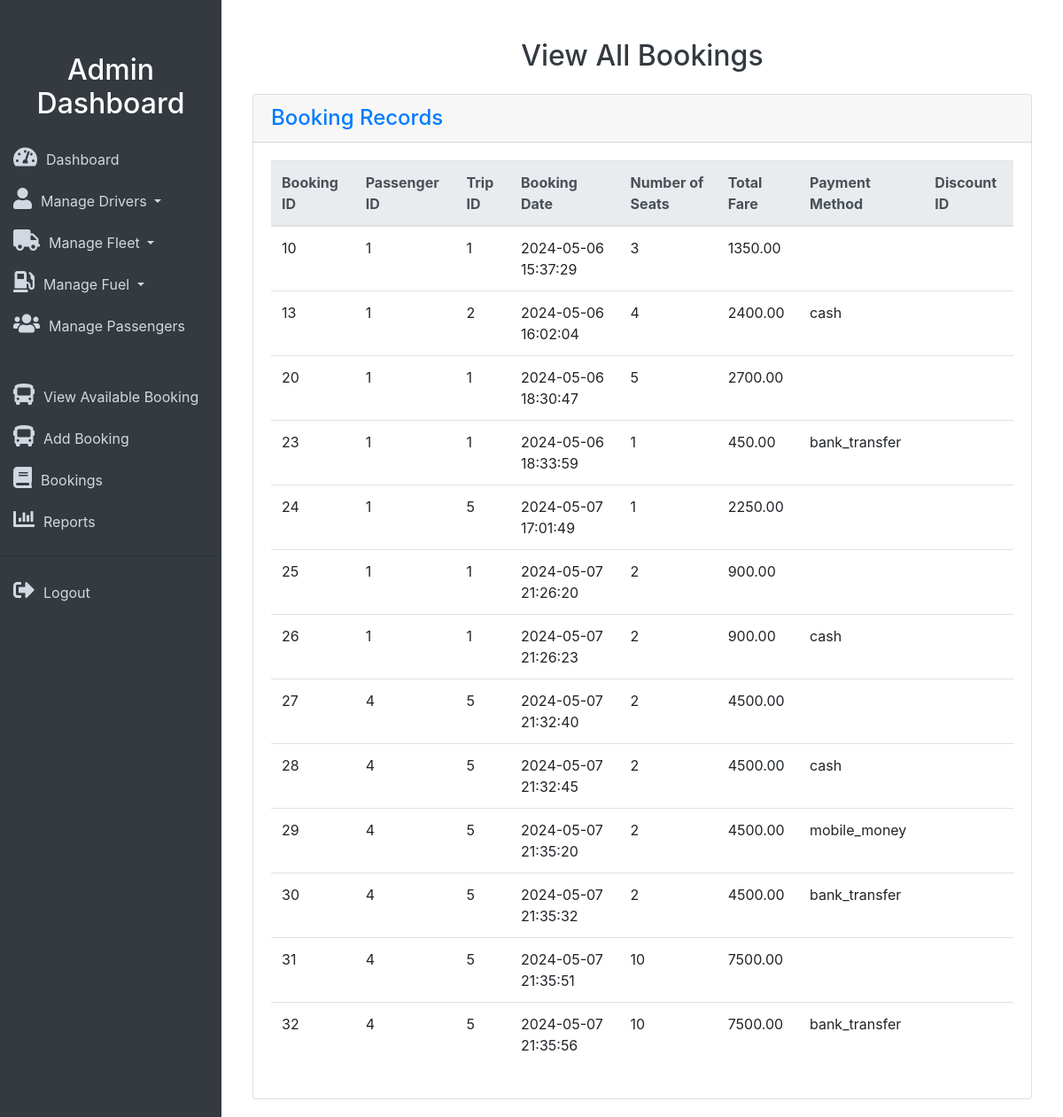
The app's page /admin/adminviewbook.php (signed in) with its own data.
### tables this page shows
CREATE TABLE `bookings` (
  `BookingID` int(11) NOT NULL,
  `PassengerID` int(11) NOT NULL,
  `TripID` int(11) NOT NULL,
  `BookingDate` timestamp NOT NULL DEFAULT current_timestamp(),
  `NumSeatsBooked` int(11) NOT NULL,
  `TotalFare` decimal(10,2) NOT NULL,
  `PaymentMethod` varchar(50) NOT NULL,
  `DiscountID` int(11) DEFAULT NULL
);

### admin/adminviewbook.php (the view, shortened to what this page needs)
<!DOCTYPE html>
<html lang="en">
<head>
    <link rel="stylesheet" href="https://stackpath.bootstrapcdn.com/bootstrap/4.5.2/css/bootstrap.min.css">
    <link rel="stylesheet" href="https://cdnjs.cloudflare.com/ajax/libs/font-awesome/5.15.4/css/all.min.css">
    <link rel="stylesheet" href="css/style.css">
</head>
<body>
    <div class="sidebar">
        <h2>Admin Dashboard</h2>
        <a href="admindashboard.php"><i class="fas fa-tachometer-alt icon"></i>Dashboard</a>
        <div class="dropdown">
            <a href="#" class="dropdown-toggle" id="manageDriversDropdown" data-toggle="dropdown" aria-haspopup="true" aria-expanded="false">
                <i class="fas fa-user icon"></i>Manage Drivers
            </a>
        </div>
        <div class="dropdown">
        <a href="#" class="dropdown-toggle" id="manageFleetDropdown" data-toggle="dropdown" aria-haspopup="true" aria-expanded="false">
    <i class="fas fa-truck icon"></i>Manage Fleet
</a>
</div>
<div class="dropdown">
<a href="#" class="dropdown-toggle" id="manageFuelDropdown" data-toggle="dropdown" aria-haspopup="true" aria-expanded="false">
    <i class="fas fa-gas-pump icon"></i>Manage Fuel
</a>
</div>
        <a href="adminmanagepas.php"><i class="fas fa-users icon"></i>Manage Passengers</a>
        <hr>
        <a href="Viewavailabletrips.php"><i class="fas fa-bus icon"></i>View Available Booking</a>
        <a href="add_booking.php"><i class="fas fa-bus icon"></i>Add Booking</a>
        <a href="adminviewbook.php"><i class="fas fa-book icon"></i>Bookings</a>
        <a href="reports.php"><i class="fas fa-chart-bar icon"></i>Reports</a>
        <hr>
        <a href="logout.php"><i class="fas fa-sign-out-alt icon"></i>Logout</a>
    </div>
<div class="content">
    <div class="container mt-4">
        <h2 class="text-center">View All Bookings</h2>
        <div class="card mt-4">
            <div class="card-header">
                <h4 class="mb-0">Booking Records</h4>
            </div>
            <div class="card-body">
                <div class="table-responsive">
                    <table class="table table-hover">
                        <thead class="thead-light">
                            <tr>
                                <th>Booking ID</th>
                                <th>Passenger ID</th>
                                <th>Trip ID</th>
                                <th>Booking Date</th>
                                <th>Number of Seats</th>
                                <th>Total Fare</th>
                                <th>Payment Method</th>
                                <th>Discount ID</th>
                            </tr>
                        </thead>
                        <tbody>
                            <?php
                            include 'db_connect.php';
                            $sql = "SELECT * FROM bookings";
                            $result = $conn->query($sql);
                            if (!$result) {
                                echo "Error: " . $sql . "<br>" . $conn->error;
                            } else {
                                if ($result->num_rows > 0) {
                                    while ($row = $result->fetch_assoc()) {
                                        echo "<tr>
                                                <td>" . $row["BookingID"] . "</td>
                                                <td>" . $row["PassengerID"] . "</td>
                                                <td>" . $row["TripID"] . "</td>
                                                <td>" . $row["BookingDate"] . "</td>
                                                <td>" . $row["NumSeatsBooked"] . "</td>
                                                <td>" . $row["TotalFare"] . "</td>
                                                <td>" . $row["PaymentMethod"] . "</td>
                                                <td>" . $row["DiscountID"] . "</td>
                                            </tr>";
                                    }
                                } else {
                                    echo "<tr><td colspan='8'>No booking records found</td></tr>";
                                }
                            }
                            ?>
                        </tbody>
                    </table>
                </div>
            </div>
        </div>
    </div>
</div>
</body>
</html>

### admin/css/style.css (style rules this page uses)
.sidebar { height: 100%; width: 250px; position: fixed; top: 0; left: 0; background-color: #343a40; padding-top: 50px; overflow-y: auto; }
.sidebar h2 { color: #fff; padding: 10px 0; text-align: center; }
.sidebar a { padding: 10px 15px; text-decoration: none; display: block; color: #d1d8e0; transition: background-color 0.3s; }
.content { margin-left: 250px; padding: 20px; transition: margin-left 0.3s; }
.icon { font-size: 24px; margin-right: 10px; }
h2 { color: #343a40; margin-top: 0; }
h4 { color: #007bff; }
@media screen and (min-width: 768px) { .sidebar { left: 0; } }
@media screen and (min-width: 768px) { .content { margin-left: 250px; } }

### records on screen
bookings: BookingID "10", PassengerID "1", TripID "1", BookingDate "2024-05-06 15:37:29", NumSeatsBooked "3", TotalFare "1350.00"
bookings: BookingID "13", PassengerID "1", TripID "2", BookingDate "2024-05-06 16:02:04", NumSeatsBooked "4", TotalFare "2400.00", PaymentMethod "cash"
bookings: BookingID "20", PassengerID "1", TripID "1", BookingDate "2024-05-06 18:30:47", NumSeatsBooked "5", TotalFare "2700.00"
bookings: BookingID "23", PassengerID "1", TripID "1", BookingDate "2024-05-06 18:33:59", NumSeatsBooked "1", TotalFare "450.00", PaymentMethod "bank_transfer"
bookings: BookingID "24", PassengerID "1", TripID "5", BookingDate "2024-05-07 17:01:49", NumSeatsBooked "1", TotalFare "2250.00"
bookings: BookingID "25", PassengerID "1", TripID "1", BookingDate "2024-05-07 21:26:20", NumSeatsBooked "2", TotalFare "900.00"
bookings: BookingID "26", PassengerID "1", TripID "1", BookingDate "2024-05-07 21:26:23", NumSeatsBooked "2", TotalFare "900.00", PaymentMethod "cash"
bookings: BookingID "27", PassengerID "4", TripID "5", BookingDate "2024-05-07 21:32:40", NumSeatsBooked "2", TotalFare "4500.00"
bookings: BookingID "28", PassengerID "4", TripID "5", BookingDate "2024-05-07 21:32:45", NumSeatsBooked "2", TotalFare "4500.00", PaymentMethod "cash"
bookings: BookingID "29", PassengerID "4", TripID "5", BookingDate "2024-05-07 21:35:20", NumSeatsBooked "2", TotalFare "4500.00", PaymentMethod "mobile_money"
bookings: BookingID "30", PassengerID "4", TripID "5", BookingDate "2024-05-07 21:35:32", NumSeatsBooked "2", TotalFare "4500.00", PaymentMethod "bank_transfer"
bookings: BookingID "31", PassengerID "4", TripID "5", BookingDate "2024-05-07 21:35:51", NumSeatsBooked "10", TotalFare "7500.00"
bookings: BookingID "32", PassengerID "4", TripID "5", BookingDate "2024-05-07 21:35:56", NumSeatsBooked "10", TotalFare "7500.00", PaymentMethod "bank_transfer"
